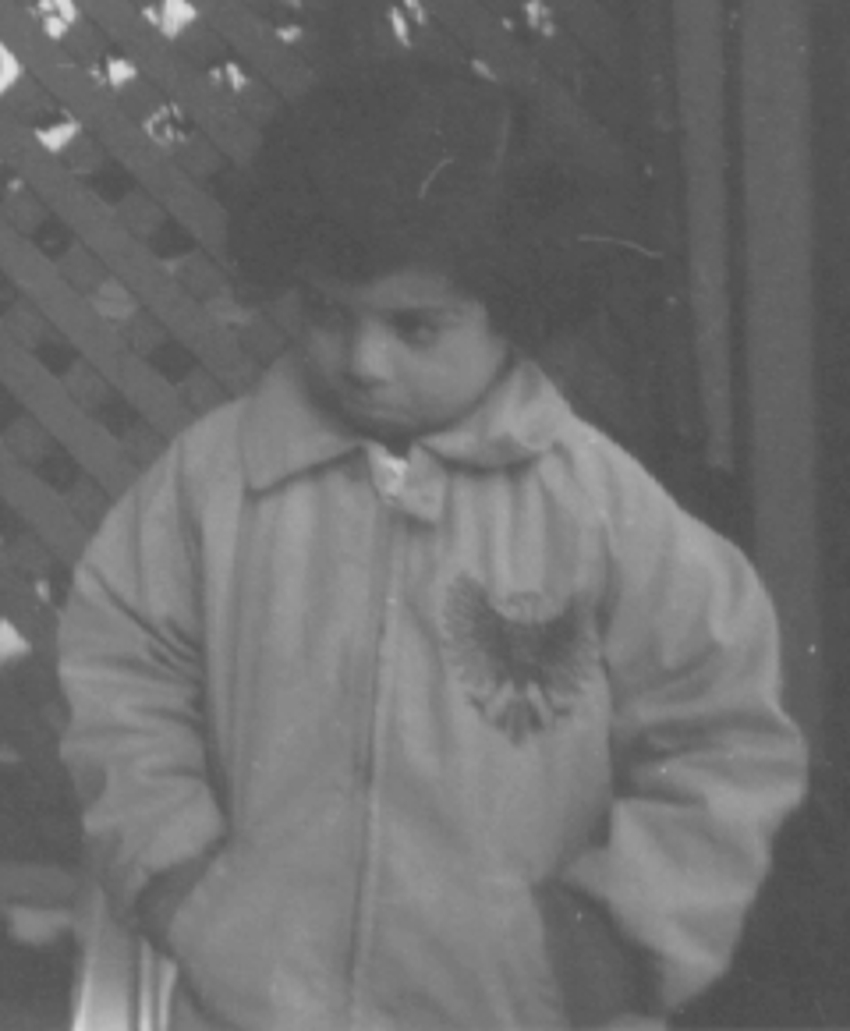
#> input picture exemplo.jpg, 850 x 1031 px
$ python 'TrabalhoDePi(Imagem).py'
#> lines starting #> are read from the running program, lines starting #| are printed output that depends on the picture
#Biblioteca para abrir a imagem
import cv2
#Biblioteca para criar o Histocrama
import matplotlib.pyplot as mat

#Abre a imagem
img = cv2.imread('exemplo.jpg')
#> img is the input picture: shape (1031, 850, 3); min 74, max 225, mean 110.3
cv2.imshow("Imagem Original", img)

#Imagem resultado
imgResultado = img

#Inicia o Vetor com o resultado do Histograma com posições de 0 até 255
histogram = []
for i in range(256):
    histogram.append(0)

#Histograma do resultado
histogramR = []
for i in range(256):
    histogramR.append(0)

#Salva infos
altura = img.shape[0]
#> altura = 1031
largura = img.shape[1]
#> largura = 850

# Total de pixels da Imagem (N)
N = altura * largura
#> N = 876350
#Niveis de intensidade que cada pixel pode assumir
L = 256 # 0 ~ 255

#Constroi o Histograma
for coluna in range(altura):
    for linha in range(largura):
        #Pega o valor da intensidade na posição 0 pois ele retorna no padrão BGR e queremos só 1 das camadas
        #Para contar quantas vezes aquela intensidade aparece na imagem
        K = img[coluna][linha][0]
        histogram[K] = histogram[K] + 1
#> after the loop, histogram = 256 values, max 36765 at index 82, min 0 at index 0, mean 3423.2

#Monta a "Tabela" que ficará com o histograma
mat.xlabel("Intensidade")
mat.ylabel("Repetições")
mat.title("Histograma da Imagem")

#Monta Histograma Acumulado
hAcumulado = []
for i in range(256):
    #Pega quantidade no Histograma original
    valorAcumulado = histogram[i]
    if(i > 0):
        #Pega o Ultimo valor adicionado e incrementa(Acumula)
        valorAcumulado = valorAcumulado + hAcumulado[i - 1]
    hAcumulado.append(valorAcumulado)
#> this loop made 256 passes
#> valorAcumulado on passes 1 to 12: 0, 0, 0, 0, 0, 0, 0, 0, 0, 0, 0, 0
#> after the loop, hAcumulado = 256 values from 0 to 876350

#Monta o Pk (Da aula) Divisão do Histograma Acumulado pelo número de Pixels
Pk = []
for i in range(256):
    resultado = hAcumulado[i]/N
    Pk.append(resultado)
#> after the loop, Pk = 256 values from 0 to 1

#Monta o K' que é resultado de Pk * Variações de intensidade - 1 -> 0 ~ 255 = 256 variações - 1 -> 255, então: Pk * 255
kLinha = []
for i in range(256):
    resultado = round(Pk[i]*L)
    kLinha.append(resultado)
#> after the loop, kLinha = 256 values from 0 to 256

#Monta nova imagem trocando K por K'
for linha in range(largura):
    for coluna in range(altura):
        #Valor do Pixel Atual
        valorAtual = img[coluna][linha][0]
        #Novo Valor calculado
        novoValor = kLinha[valorAtual]
        #Adiciona intensidade para cada 1 das 3 camadas BGR
        for c in range(3):
            imgResultado[coluna][linha][c] = novoValor
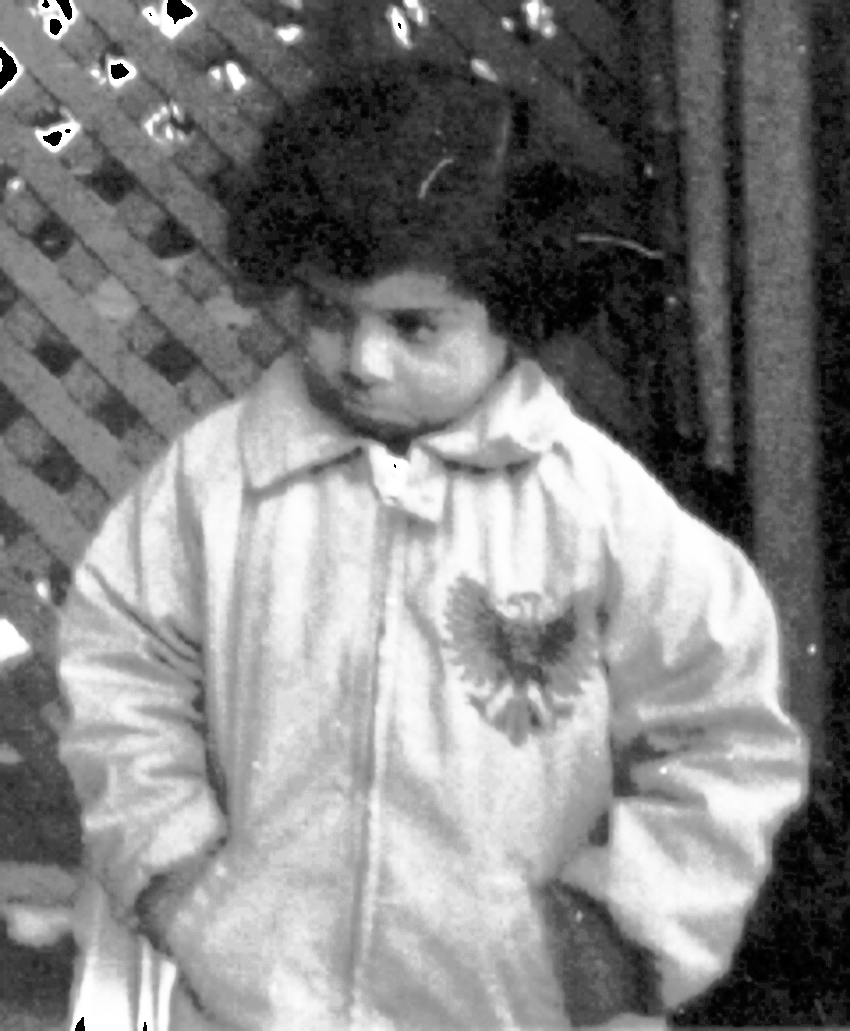
#> imgResultado: shape (1031, 850, 3); min 0, max 255, mean 129.6

#Constroi o Histograma do Resultado
for linha in range(largura):
    for coluna in range(altura):
        #Pega o valor da intensidade na posição 0 pois ele retorna no padrão BGR e queremos só 1 das camadas
        #Para contar quantas vezes aquela intensidade aparece na imagem
        K = imgResultado[coluna][linha][0]
        histogramR[K] = histogramR[K] + 1
#> after the loop, histogramR = 256 values, max 36765 at index 25, min 0 at index 2, mean 3423.2

#Adiciona histogramas Origem e Resultado na "Tabela" criada
mat.plot(histogramR, color="blue")
mat.plot(histogram, color="red")

cv2.imshow("Imagem Equalizada", imgResultado)
mat.show()
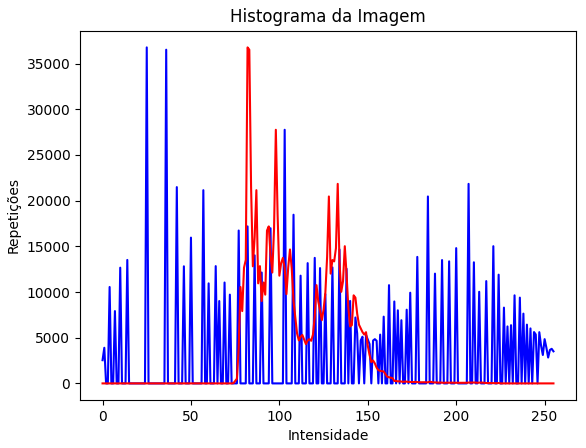
#> figure drawn by matplotlib, 1 panel; curve peaks at x = 25, y = 36765; curve peaks at x = 82, y = 36765
#876350
